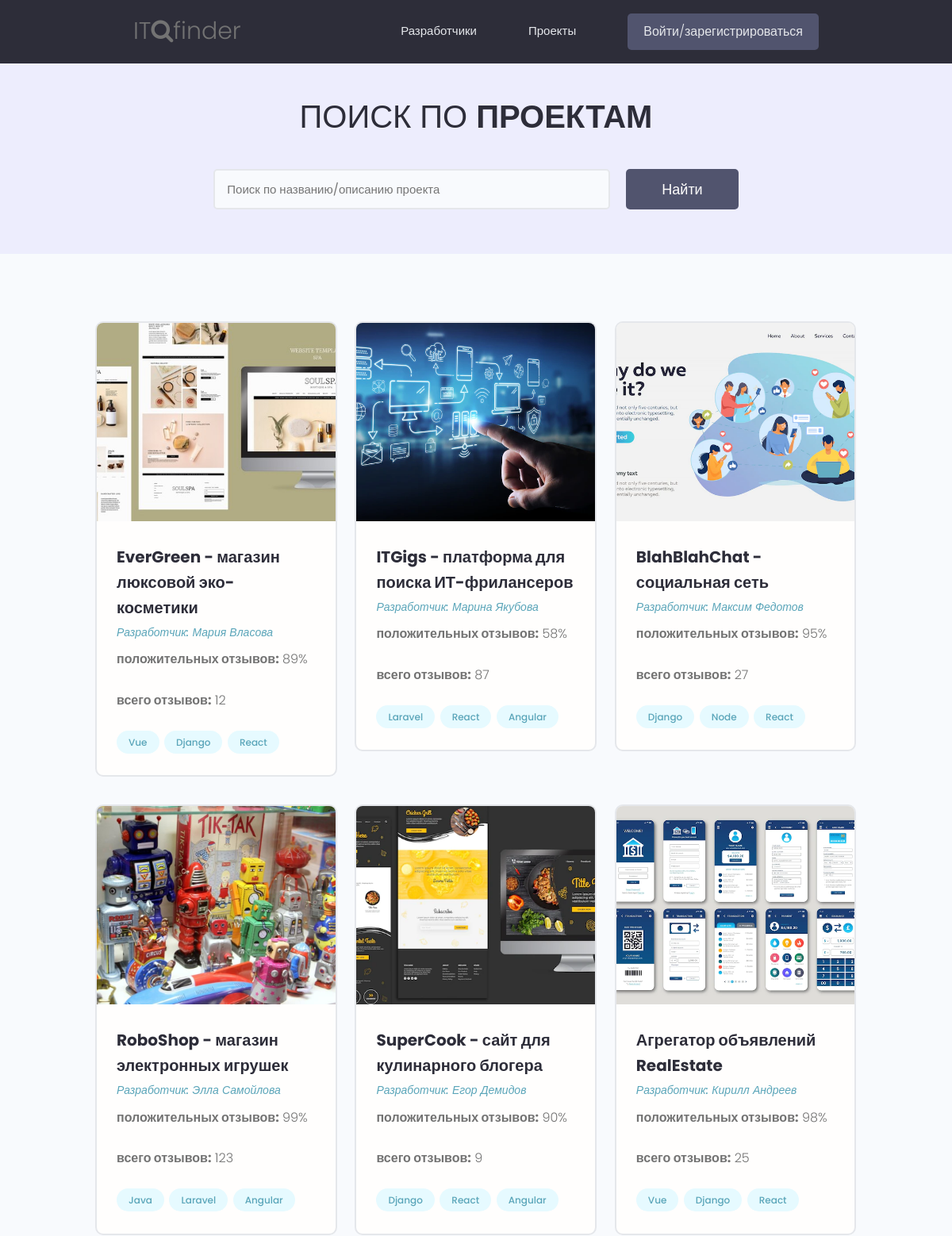
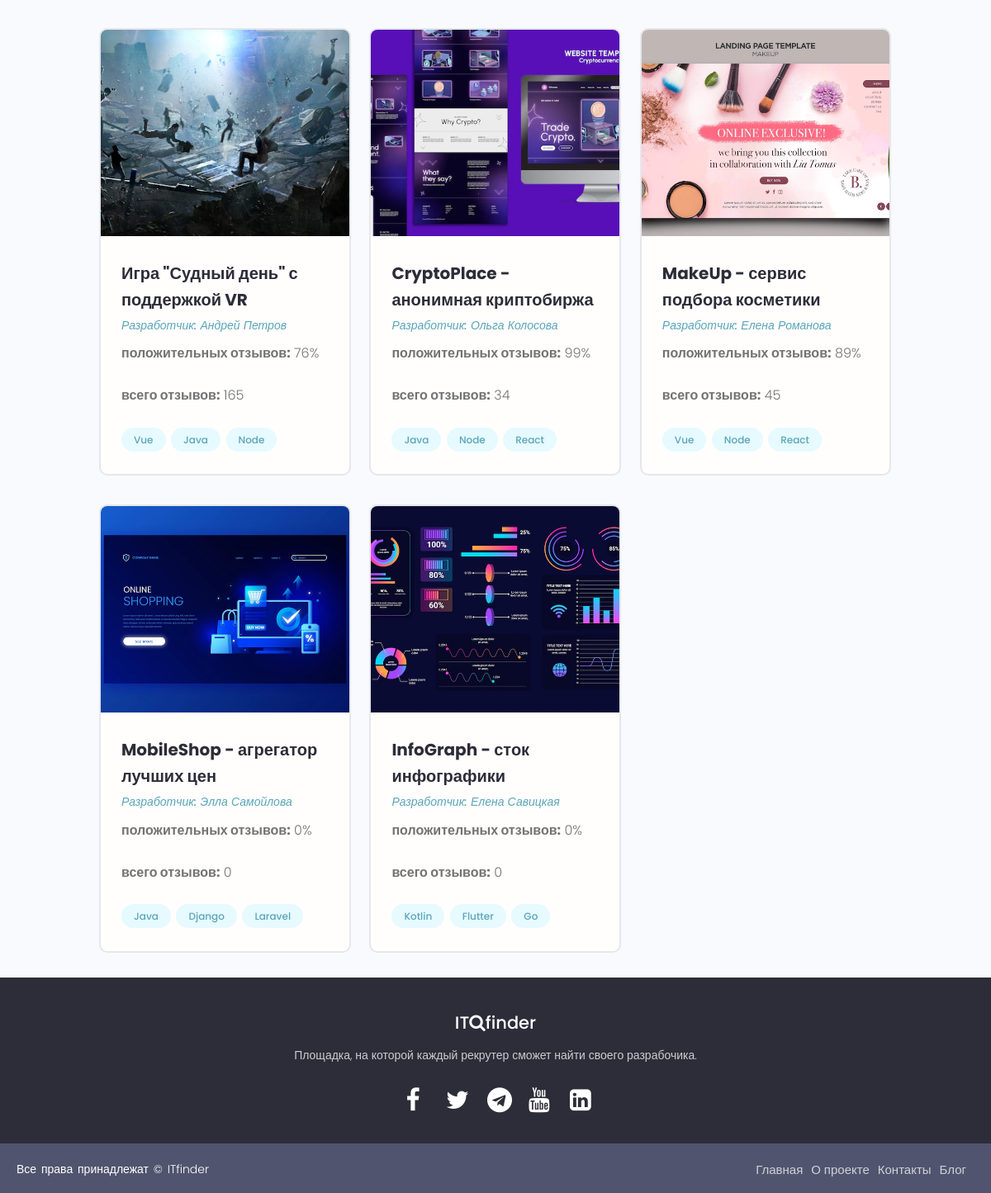
/projects/, run on the app's committed database (2 pictures, top to bottom).
### projects/models.py (models this page shows, shortened)
class Project(models.Model):
    owner = models.ForeignKey(
        Profile, null=True, blank=True, on_delete=models.CASCADE)
    title = models.CharField(max_length=100)
    slug = models.SlugField()
    image = models.ImageField(null=True, blank=True, default="project_images/default.jpg", upload_to='project_images')
    description = models.TextField(null=True, blank=True)
    tags = models.ManyToManyField(Tag, blank=True)
    total_votes = models.IntegerField(default=0, null=True, blank=True)
    votes_ratio = models.IntegerField(default=0, null=True, blank=True)
    demo_link = models.CharField(max_length=500, null=True, blank=True)
    source_link = models.CharField(max_length=500, null=True, blank=True)
    created = models.DateTimeField(auto_now_add=True)
    id = models.UUIDField(default=uuid.uuid4, unique=True, primary_key=True, editable=False)

class Tag(models.Model):
    name = models.CharField(max_length=100)
    slug = models.SlugField()
    created = models.DateTimeField(auto_now_add=True)
    id = models.UUIDField(default=uuid.uuid4, unique=True, primary_key=True, editable=False)
    def __str__(self):
        return self.name

### users/models.py (models this page shows)
class Profile(models.Model):
    user = models.OneToOneField(
        User, on_delete=models.CASCADE, null=True, blank=True)
    name = models.CharField(max_length=50, blank=True, null=True)
    email = models.EmailField(max_length=50, blank=True, null=True)
    username = models.CharField(max_length=50, blank=True, null=True)
    city = models.CharField(max_length=50, blank=True, null=True)
    intro = models.CharField(max_length=200, blank=True, null=True)
    bio = models.TextField(blank=True, null=True)
    image = models.ImageField(
        null=True, blank=True, upload_to='profile_images', default="profile_images/default.jpg")
    skills = models.ManyToManyField(Skill, blank=True)
    github = models.CharField(max_length=100, blank=True, null=True)
    twitter = models.CharField(max_length=100, blank=True, null=True)
    linkedin = models.CharField(max_length=100, blank=True, null=True)
    youtube = models.CharField(max_length=100, blank=True, null=True)
    website = models.CharField(max_length=100, blank=True, null=True)
    created = models.DateTimeField(auto_now_add=True)
    id = models.UUIDField(default=uuid.uuid4, unique=True,
                          primary_key=True, editable=False)
    def __str__(self):
        return str(self.username)
    class Meta:
        ordering = ['created']

### projects/views.py (the view)
# urls.py: path('projects/', include('projects.urls')),
def projects(request):
    projects = Project.objects.all()
    context = {'projects': projects}
    return render(request, 'projects/projects.html', context)

### projects/templates/projects/projects.html (shortened to what this page needs)
{% extends 'base.html' %}
{% block content %}
<main class="projects">
    <section class="hero-section text-center">
        <div class="container container--narrow">
            <div class="hero-section__box">
                <h2>Поиск по <span>проектам</span></h2>
            </div>
            <div class="hero-section__search">
                <form id='searchForm' class="form" action="{% url 'projects' %}" method="get">
                    <div class="form__field">
                        <input class="input input--text" id="formInput#search" type="text" name="search_query"
                            placeholder="Поиск по названию/описанию проекта" value="{{ search_query }}" />
                    </div>
                    <input class="btn btn--sub btn--lg" type="submit" value="Найти" />
                </form>
            </div>
        </div>
    </section>
    <section class="projectsList">
        <div class="container">
            <div class="grid grid--three">
                {% for project in projects %}
                <div class="column">
                    <div class="card project">
                        <a href="{% url 'project' project.slug %}" class="project">
                            <img class="project__thumbnail" src="{{ project.image.url }}" alt="скриншот проекта" />
                            <div class="card__body">
                                <h3 class="project__title">{{ project.title }}</h3>
                                <p><a class="project__author" href="{% url 'user-profile' project.owner %}">Разработчик:
                                        {{ project.owner.name }}</a>
                                </p>
                                <p class="project--rating">
                                    <span style="font-weight: bold;">положительных отзывов:</span>  {{ project.votes_ratio }}%
                                </p>
                                 <p class="project--rating">
                                    <span style="font-weight: bold;">всего отзывов:</span> {{ project.total_votes }}
                                </p>
                                <div class="project__tags">
                                    {% for tag in project.tags.all %}
                                    <a href="{% url 'tag' tag.slug %}" class="tag tag--pill tag--main">{{tag}}</a>
                                    {% endfor %}
                                </div>
                            </div>
                        </a>
                    </div>
                </div>
                {% endfor %}
            </div>
        </div>
    </section>
</main>
{% endblock %}

### templates/base.html (shortened to what this page needs)
<!DOCTYPE html>
{% load static %}
<html>
<head>
    <link rel="stylesheet" href="https://cdn.iconmonstr.com/1.3.0/css/iconmonstr-iconic-font.min.css" />
    <link rel="stylesheet" href="{% static 'uikit/styles/uikit.css' %}" />
    <link rel="stylesheet" href="https://stackpath.bootstrapcdn.com/font-awesome/4.7.0/css/font-awesome.min.css">
   <link rel="stylesheet" href="{% static 'styles/main.css' %}" />
</head>
<body>
    {% include 'navbar.html' %}
    {% block content %}
    {% endblock content %}
    <div>
    <footer class="site-footer">
        <div class="footer-content">
            <h3>IT<i class="fa fa-search"></i>finder</h3>
            <p>Площадка, на которой каждый рекрутер сможет найти своего разрабочика.</p>
            <ul class="socials">
                <li><a href="#"><i class="fa fa-facebook"></i></a></li>
                <li><a href="#"><i class="fa fa-twitter"></i></a></li>
                <li><a href="#"><i class="fa fa-telegram"></i></a></li>
                <li><a href="#"><i class="fa fa-youtube"></i></a></li>
                <li><a href="#"><i class="fa fa-linkedin-square"></i></a></li>
            </ul>
        </div>
        <div class="footer-bottom">
            <p>Все права принадлежат &copy; ITfinder</p>
                    <div class="footer-menu">
                      <ul class="f-menu">
                        <li><a href="">Главная</a></li>
                        <li><a href="">О проекте</a></li>
                        <li><a href="">Контакты</a></li>
                        <li><a href="">Блог</a></li>
                      </ul>
                    </div>
        </div>
    </footer>
</body>
</html>

### templates/navbar.html (shortened to what this page needs)
{% load static %}
<header class="header">
    <div class="container container--narrow">
        <a href="{% url 'profiles' %}"><span class="header__logo">IT<i class="fa fa-search"></i>finder</span></a>
        <nav class="header__nav">
            <ul class="header__menu">
                <li class="header__menuItem"><a href="{% url 'profiles' %}">Разработчики</a></li>
                <li class="header__menuItem"><a href="{% url 'projects' %}">Проекты</a></li>
                {% if request.user.is_authenticated %}
                <li class="header__menuItem"><a href="{% url 'inbox' %}">Сообщения</a></li>
                <li class="header__menuItem"><a href="{% url 'account' %}">Мой аккаунт</a></li>
                <li class="header__menuItem"><a href="{% url 'logout' %}" class="btn btn--sub">Выйти</a></li>
                {% else %}
                <li class="header__menuItem"><a href="{% url 'login' %}" class="btn btn--sub">Войти/зарегистрироваться</a></li>
                {% endif %}
            </ul>
        </nav>
    </div>
</header>

### static/styles/main.css (style rules this page uses)
* { margin: 0; padding: 0; box-sizing: border-box; }
.site-footer { bottom: 0; left: 0; right: 0; background: #2d2d39; height: auto; width: 100vw; padding-top: 40px; color: #fff; }
.footer-content { display: flex; align-items: center; justify-content: center; flex-direction: column; text-align: center; }
.footer-content h3 { font-size: 2.1rem; font-weight: 500; line-height: 3rem; }
.footer-content p { max-width: 500px; margin: 10px auto; line-height: 28px; font-size: 14px; color: #cacdd2; }
.socials { list-style: none; display: flex; align-items: center; justify-content: center; margin: 1rem 0 3rem 0; }
.socials li { margin: 0 10px; }
.socials a { text-decoration: none; color: #fff; padding: 5px; }
.socials a i { font-size: 3rem; width: 20px; transition: color .4s ease; }
.footer-bottom { background-color: var(--color-sub-light); width: 100vw; padding: 20px; padding-bottom: 40px; text-align: center; }
.footer-bottom p { color:#fff; float: left; font-size: 14px; word-spacing: 2px; }
.footer-menu { float: right; }
.footer-menu ul { display: flex; }
.footer-menu ul li { padding-right: 10px; display: block; }
.footer-menu ul li a { color: #cfd2d6; text-decoration: none; }
:root { --color-sub: #2d2d39; }
.btn--sub { background-color: var(--color-sub-light); }
.card { border: 2px solid var(--color-light); }
img { width: 100%; }
.header { position: sticky; z-index: 111; background-color: var(--color-sub); padding: 1.5rem 0; }
.header > .container { display: flex; justify-content: space-between; align-items: center; }
.header__logo { font-size: 3rem; font-weight: 300; }
.header__nav > ul { display: inline-flex; align-items: center; list-style: none; gap: 6.5rem; }
.header__menuItem > a { color: var(--color-light); font-weight: 300; }
.hero-section { height: 40vh; display: flex; align-items: center; background-color: var(--color-sub); }
.hero-section__box { margin-bottom: 4rem; }
.hero-section__box > h2, .hero-section__box > h2 > span { font-size: 4rem; color: var(--color-light); line-height: 1.3; text-transform: uppercase; }
.hero-section__box > h2 { font-weight: 300; }
.hero-section__box > h2 > span { font-weight: 700; }
.hero-section__search > .form { display: flex; align-items: center; justify-content: center; gap: 2rem; }
.hero-section__search > .form input.input--text { width: 50rem; }
.project__author { font-size: 1.4rem; font-style: italic; }
.project--rating { margin-bottom: 1.6em; margin-top: .5em; }
.projects > .hero-section { background: var(--color-sub-lighter); height: 30vh; }
.projects .hero-section__box { margin-bottom: 2.5rem; }
.projects .hero-section__box > h2 { color: var(--color-sub); }
.projects .hero-section__box > h2 > span { font-weight: 700; color: var(--color-sub); }
.projectsList { margin-top: 8rem; }
.project__thumbnail { height: 25rem; object-fit: cover; object-position: top center; }
.project__title { font-size: 2rem; font-weight: 700; color: var(--color-sub); }

### static/uikit/styles/modules/_variables.css (style rules this page uses)
:root { --color-main: #5aa5b9; --color-main-light: #e6faff; --color-sub: #3f4156; --color-sub-light: #51546e; --color-sub-lighter: #ededfd; --color-text: #737373; --color-gray: #8b8b8b; --color-light: #e5e7eb; --color-light-gray: #767676; --color-bg: #f8fafd; --color-white: #fffefd; --color-white-light: #f3f3f3; --color-success: #359e64; --color-success-bg: #def8e8; --color-error: #fc4b0b; --color-error-bg: #fff2ee; --font-base: 'Poppins', arial, helvetica, 'Segoe UI', roboto, ubuntu, sans-serif; --font-monospace: 'Fira Code', 'Courier New', courier, monospace; --font-regular: 300; --font-medium: 500; --font-bold: 700; --generic-shadow: 1px 1px 5px #00000010; --generic-transition: all 0.3s ease-in-out; }

### static/uikit/styles/modules/_base.css (style rules this page uses)
* { margin: 0; padding: 0; box-sizing: border-box; text-rendering: optimizeLegibility; color: inherit; font-size: inherit; }
html { font-size: 50%; }
@media only screen and (min-width: 480px) { html { font-size: 56.25%; } }
@media only screen and (min-width: 1200px) { html { font-size: 62.5%; } }
body { line-height: 1.6; font-weight: 400; font-size: 1.5rem; color: var(--color-text); background-color: var(--color-bg); min-height: 100vh; }

### static/uikit/styles/modules/_typography.css (style rules this page uses)
* { font-family: var(--font-base); }
h2 { font-size: 3.6rem; font-weight: var(--font-bold); }
h3 { font-size: 3.2rem; font-weight: var(--font-medium); }
p, span, strong { font-size: 1.6rem; color: var(--color-text); font-weight: var(--font-regular); }
a { padding-bottom: 2px; text-decoration: none; display: inline-block; color: var(--color-main); font-weight: var(--font-medium); }

### data on the page
Project: image (picture), title "EverGreen - магазин люксовой эко-косметики", owner.name "Мария Власова", votes_ratio "89", total_votes "12"
Tag: name "Vue"
Tag: name "Django"
Tag: name "React"
Project: image (picture), title "ITGigs - платформа для поиска ИТ-фрилансеров", owner.name "Марина Якубова", votes_ratio "58", total_votes "87"
Tag: name "Laravel"
Tag: name "Angular"
Project: image (picture), title "BlahBlahChat - социальная сеть", owner.name "Максим Федотов", votes_ratio "95", total_votes "27"
Tag: name "Node"
Project: image (picture), title "RoboShop - магазин электронных игрушек", owner.name "Элла Самойлова", votes_ratio "99", total_votes "123"
Tag: name "Java"
Project: image (picture), title "SuperCook - сайт для кулинарного блогера", owner.name "Егор Демидов", votes_ratio "90", total_votes "9"
Project: image (picture), title "Агрегатор объявлений RealEstate", owner.name "Кирилл Андреев", votes_ratio "98", total_votes "25"
Project: image (picture), title "Игра \"Судный день\" с поддержкой VR", owner.name "Андрей Петров", votes_ratio "76", total_votes "165"
Project: image (picture), title "CryptoPlace - анонимная криптобиржа", owner.name "Ольга Колосова", votes_ratio "99", total_votes "34"
Project: image (picture), title "MakeUp - сервис подбора косметики", owner.name "Елена Романова", votes_ratio "89", total_votes "45"
Project: image (picture), title "MobileShop - агрегатор лучших цен", owner.name "Элла Самойлова", votes_ratio "0", total_votes "0"
Project: image (picture), title "InfoGraph - сток инфографики", owner.name "Елена Савицкая", votes_ratio "0", total_votes "0"
Tag: name "Kotlin"
Tag: name "Flutter"
Tag: name "Go"
